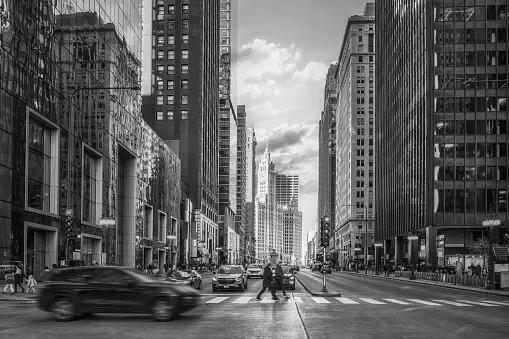
#> input picture test_images/aa_gray.jpg, 509 x 339 px, found by its file name
$ jupyter execute encryption.ipynb
#> lines starting #> are read from the running program, lines starting #| are printed output that depends on the picture
#### Choose a plain image P and a secret key K of 32 bytes.

##### Encryption

[cell 1]
import numpy as np
from PIL import Image
np.random.seed(42)

def generate_latin_square(size):
    latin_square = np.arange(size)
    np.random.shuffle(latin_square)
    return latin_square

class LatinSquareEncryption:
    def __init__(self, image_data, secret_key):
        self.image_data = image_data
        self.secret_key = secret_key
        self.s_box = self.generate_s_box()

    def generate_s_box(self):
        s_box = np.arange(256)
        target_seed = int.from_bytes(self.secret_key, "big") // (2 ** 224)
        np.random.seed(target_seed)
        np.random.shuffle(s_box)
        return s_box

    def generate_latin_square(self):
        self.latin_square = np.arange(self.image_data.size)
        np.random.shuffle(self.latin_square)

    def S_FRM(self, prev_ciphertext, plaintext):
        # Use the S-box to transform the plaintext into ciphertext
        return self.s_box[plaintext ^ prev_ciphertext]

    def S_IRM(self, prev_ciphertext, ciphertext):
        # Find the index of the ciphertext in the S-box
        return np.where(self.s_box == ciphertext)[0][0] ^ prev_ciphertext

    def S_FCM(self, prev_ciphertext, plaintext):
        # Similar to FRM but operates on columns instead of rows
        return self.s_box[plaintext ^ prev_ciphertext]

    def S_ICM(self, prev_ciphertext, ciphertext):
        # Similar to IRM but operates on columns instead of rows
        return np.where(self.s_box == ciphertext)[0][0] ^ prev_ciphertext

    # Step 2: Latin Square Whitening
    def latin_square_whitening(self):
        whitened_data = np.copy(self.image_data)
        for i in range(self.image_data.size):
            whitened_data.flat[i] = (self.image_data.flat[i] ^ self.latin_square[i]) % 256
        return whitened_data

    def inverse_latin_square_whitening(self, whitened_image_data):
        self.data = np.copy(whitened_image_data)
        for i in range(whitened_image_data.size):
            self.data.flat[i] = (whitened_image_data.flat[i] ^ self.latin_square[i]) % 256
        return self.data

    # Step 3: Latin Square Substitution
    def latin_square_substitution(self, whitened_data):
        # Apply Latin square substitution
        substituted_data = np.copy(whitened_data)

        # Insert FRM and FCM here
        for r in range(whitened_data.shape[0]):
            for c in range(whitened_data.shape[1]):
                if r != 0: substituted_data[r,c] = self.S_FRM(substituted_data[r-1,c], whitened_data[r,c])
                else: substituted_data[r,c] = self.S_FRM(0, whitened_data[r,c])

                if c != 0: substituted_data[r,c] = self.S_FCM(substituted_data[r,c-1], whitened_data[r,c])
                else: substituted_data[r,c] = self.S_FCM(0, whitened_data[r,c])

        # Return substituted_data
        return substituted_data

    def inverse_latin_square_substitution(self, substituted_data):
        pass

    # Step 4: Substituted data permutation
    def latin_square_permutation(self, substituted_data):
        # Initialize an empty array for the permuted_data
        permuted_data = np.copy(substituted_data)

        # Apply the Forward Row/Column Mapping functions
        for i in range(1, substituted_data.size):
            permuted_data.flat[i] = self.S_FRM(permuted_data.flat[i-1], substituted_data.flat[i])
            permuted_data.flat[i] = self.S_FCM(permuted_data.flat[i-substituted_data.shape[1]], permuted_data.flat[i])

        return permuted_data

    def inverse_latin_square_permutation(self, permuted_data):
        pass

    def get_encrypted_image(self):
        self.encrypted_image = self.permuted_data.reshape(self.image_data.shape)
        return self.encrypted_image

[cell 2]
# Main program
if __name__ == "__main__":
    # Load an example image (replace with your image loading code)
    image_path = "test_images\\aa_gray.jpg"  # Replace with the path to your image file
    image = Image.open(image_path).convert('L')
#> image is the input picture: PIL image 509x339 L; min 0, max 255, mean 93.7

    # Convert the image to a numpy array
    image_data = np.array(image)

    # Step 1: Generate a secret key K (32 bytes)
    secret_key = np.random.bytes(32)

    crypto = LatinSquareEncryption(image_data, secret_key)

    # Generate a Latin square (substitution matrix) for the given size
    crypto.generate_latin_square()

    # Step 2: Latin Square Whitening
    whitened_image_data = crypto.latin_square_whitening()
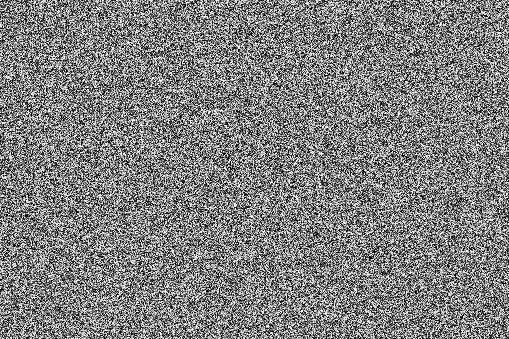
#> whitened_image_data: shape (339, 509); min 0, max 255, mean 127.9

    # # Step 3: Latin Square Substitution
    substituted_image_data = crypto.latin_square_substitution(whitened_image_data)
#> after the loop in latin_square_substitution, `for r in range(whitened_data.shape[0]):`:
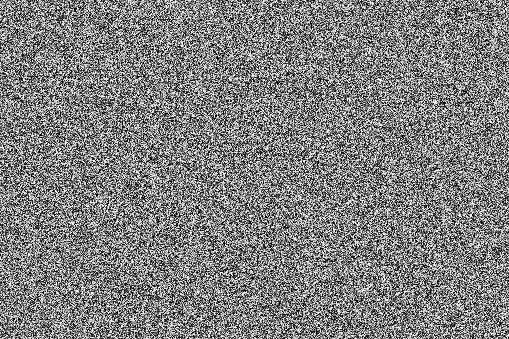
#> substituted_data: shape (339, 509); min 0, max 255, mean 127.7

    # Step 4: Latin Square Permutation
    encrypted_image_data = crypto.latin_square_permutation(substituted_image_data)
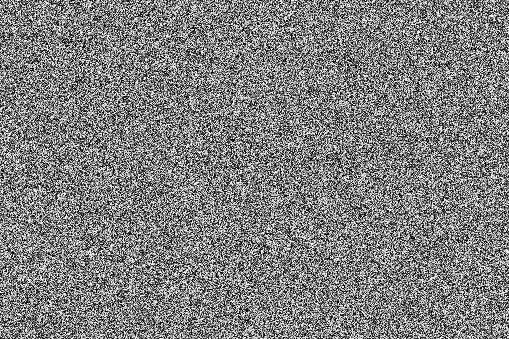
#> encrypted_image_data: shape (339, 509); min 0, max 255, mean 127.5

    # # Decryption
    # # Step 5: Inverse Latin Square Permutation
    # inverse_permuted_data = crypto.inverse_latin_square_permutation(encrypted_image_data)

    # # Step 6: Inverse Latin Square Substitution
    # inverse_substituted_data = crypto.inverse_latin_square_substitution(inverse_permuted_data)

    # # Inverse Whitening
    # image_data = crypto.inverse_latin_square_whitening(inverse_substituted_data)

    # Display the encrypted image
    whitened_image = Image.fromarray(whitened_image_data, 'L')
    reg_image = Image.fromarray(image_data, 'L')
    substituted_image = Image.fromarray(substituted_image_data, 'L')
    encrypted_image = Image.fromarray(encrypted_image_data, 'L')

    # original_image = Image.fromarray(image_data, 'L')
    # original_image.save("decrypted_images\\aa_gray_original.jpg")


    # Alternatively, you can save the encrypted image to a file
    whitened_image.save("encrypted_images\\aa_whitened.jpg")
    substituted_image.save("encrypted_images\\aa_substituted.jpg")
    encrypted_image.save("encrypted_images\\aa_permuted_(encrypted).jpg")

$ run again, with test_images/10.jpg copied over test_images/aa_gray.jpg
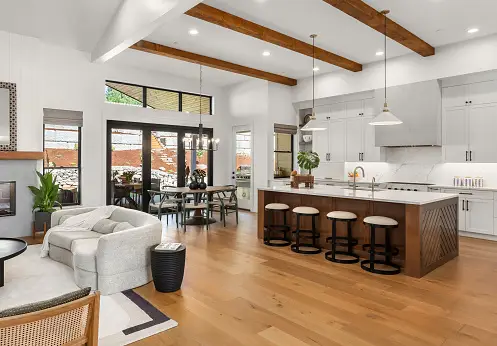
#> input picture test_images/10.jpg, 497 x 346 px, found by its file name
#> after the loop in latin_square_substitution, `for r in range(whitened_data.shape[0]):`:
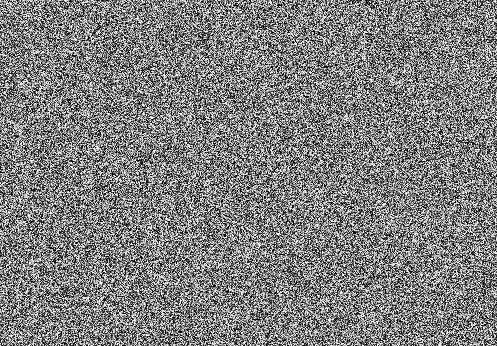
#> substituted_data: shape (346, 497); min 0, max 255, mean 127.3
#> `encrypted_image_data = crypto.latin_square_permutation(substituted_ima..`:
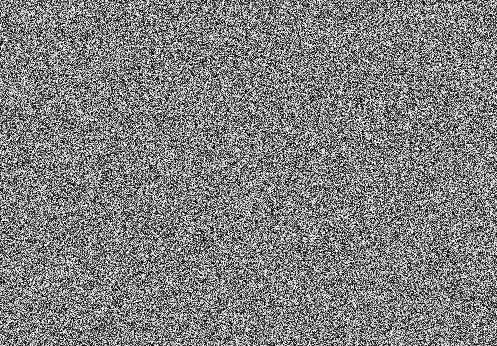
#> encrypted_image_data: shape (346, 497); min 0, max 255, mean 127.6
